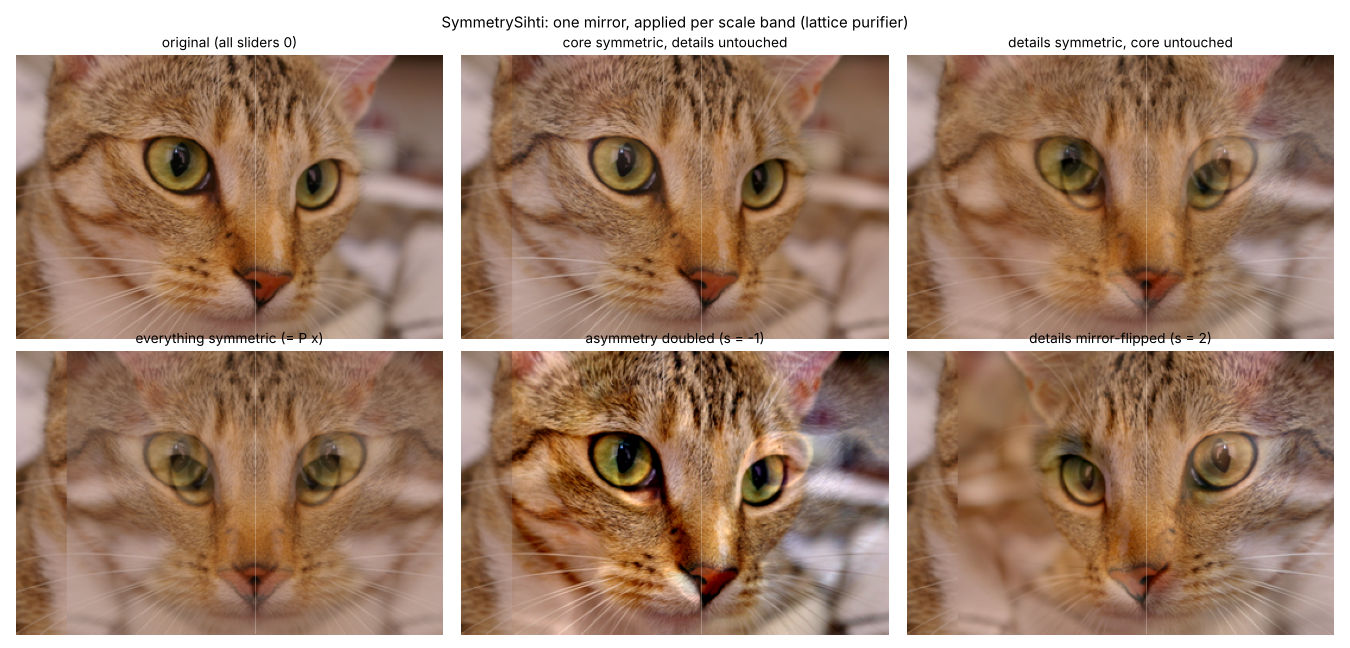
#> input picture figures/gallery_lattice.png, 1350 x 648 px; its folder holds only this picture in this run
$ python demo.py figures/gallery_lattice.png
#> lines starting #> are read from the running program, lines starting #| are printed output that depends on the picture
### symsihti/sieve.py
"""The Sihti sieve: purify an image step by step and keep everything that bleeds out.

x_0 = r_0 + r_1 + ... + r_{K-1} + core     (exact, for any purifier)

Two purifiers:
  'lattice' : heat flow on the plain pixel grid (Gaussian blur, sigma = sqrt(2 t)).
              Persistence = scale. Fast.
  'owneq'   : heat flow on the image's OWN colour-affinity graph (neighbours coupled
              by Lab similarity, weights fixed from the first frame of the call).
              Persistence = grouping: object layout survives in the core, texture /
              shading inside objects bleeds into the residues.
Both flows are symmetric and conserve mass, so every residue band has zero mean
per channel (up to boundary handling for 'lattice').
"""
import numpy as np
from scipy.ndimage import gaussian_filter


def octave_depths(dmax):
#> called with dmax = 64
    d, out = 1, [0]
    while d <= dmax:
        out.append(d); d *= 2
    return out


def _srgb_to_lab(rgb):
    c = np.clip(rgb, 0, 1)
    lin = np.where(c <= 0.04045, c / 12.92, ((c + 0.055) / 1.055) ** 2.4)
    M = np.array([[0.4124, 0.3576, 0.1805], [0.2126, 0.7152, 0.0722], [0.0193, 0.1192, 0.9505]])
    xyz = lin @ M.T / np.array([0.95047, 1.0, 1.08883])
    f = np.where(xyz > 0.008856, np.cbrt(xyz), 7.787 * xyz + 16 / 116)
    L = 116 * f[..., 1] - 16
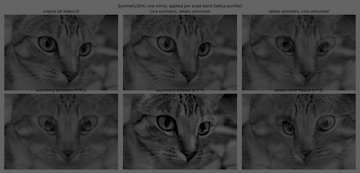
#> L: shape (173, 360) float64; min 0, max 100, mean 57.6
    a = 500 * (f[..., 0] - f[..., 1]); b = 200 * (f[..., 1] - f[..., 2])
#> after `b = 200 * (f[..., 1] - f[..., 2])`:
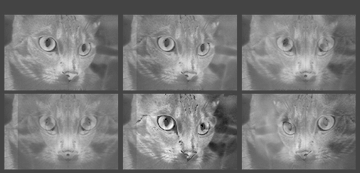
#> b: shape (173, 360) float64; min -20.46, max 55.57, mean 16.1; drawn with min black and max white
    return np.stack([L, a, b], -1)
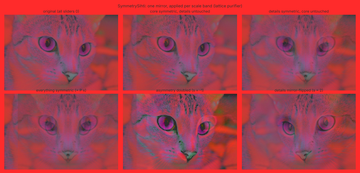
#> returned value: shape (173, 360, 3) float64; mean of channels 0, 1, 2 57.6, 9.5, 16.1; drawn with min black and max white


def owneq_weights(x, sigma=12.0):
    """Edge weights of the image's own colour graph. wx couples (i,j)-(i,j+1); wy couples (i,j)-(i+1,j)."""
    lab = _srgb_to_lab(x if x.ndim == 3 else np.repeat(x[..., None], 3, -1))
    wx = np.exp(-((lab[:, 1:] - lab[:, :-1]) ** 2).sum(-1) / sigma ** 2)
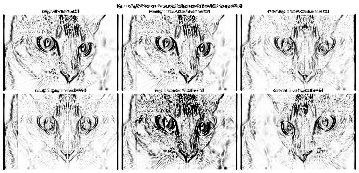
#> wx: shape (173, 359) float64; min 4.31e-25, max 1, mean 0.826
    wy = np.exp(-((lab[1:] - lab[:-1]) ** 2).sum(-1) / sigma ** 2)
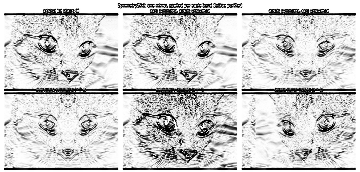
#> wy: shape (172, 360) float64; min 1.78e-18, max 1, mean 0.802
    return wx, wy


def _owneq_step(x, wx, wy, tau=0.24):
    """One explicit heat step on the weighted 4-neighbour graph (zero flux at the border).
    Weights are symmetric, so total mass is conserved exactly; tau<=0.25 keeps it stable."""
    fx = (x[:, 1:] - x[:, :-1]) * (wx[..., None] if x.ndim == 3 else wx)
    fy = (x[1:] - x[:-1]) * (wy[..., None] if x.ndim == 3 else wy)
    d = np.zeros_like(x)
    d[:, :-1] += fx; d[:, 1:] -= fx
    d[:-1] += fy; d[1:] -= fy
    return x + tau * d


def sieve(x, purifier='lattice', dmax=64, sigma=12.0):
    """Return (bands, depths). bands = [r_0, ..., r_{K-1}, core], fine to coarse."""
    x = np.asarray(x, dtype=np.float64)
    depths = octave_depths(dmax)
    snaps = []
    if purifier == 'lattice':
        for d in depths:
            if d == 0: snaps.append(x.copy()); continue
            s = np.sqrt(2.0 * d)
            snaps.append(gaussian_filter(x, sigma=(s, s, 0) if x.ndim == 3 else s, mode='reflect'))
    elif purifier == 'owneq':
        wx, wy = owneq_weights(x, sigma)
        cur, t = x.copy(), 0
#> t = 0
        for d in depths:
            while t < d:
                cur = _owneq_step(cur, wx, wy); t += 1
            snaps.append(cur.copy())
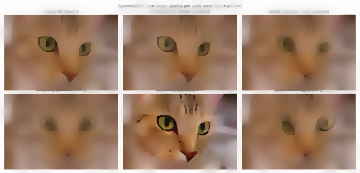
#> cur: shape (173, 360, 3) float64; mean of channels 0, 1, 2 0.643, 0.525, 0.445; drawn as R, G, B
#> after the loop, snaps = 8 items; t = 64
    else:
        raise ValueError(purifier)
    bands = [snaps[k] - snaps[k + 1] for k in range(len(snaps) - 1)] + [snaps[-1]]
#> bands = 8 items
    return bands, depths


def reconstruct(bands):
    out = np.zeros_like(bands[0])
    for b in bands: out = out + b
    return out

### demo.py
"""Render a gallery of scale-selective symmetry effects to figures/ (no webcam needed).
usage: python demo.py [image_path] [--center CY CX] [--purifier owneq|lattice]"""
import sys, time, numpy as np
from PIL import Image
from symsihti import sieve, render, reconstruct

def load(path=None, width=360):
    if path: im = Image.open(path).convert('RGB')
    else:
        try:
            from skimage import data; im = Image.fromarray(data.chelsea())
        except Exception:
            im = Image.fromarray(synthetic())
    h = int(round(im.height * width / im.width)); return np.asarray(im.resize((width, h), Image.LANCZOS)) / 255.0

def synthetic(h=240, w=360):
    y, x = np.mgrid[0:h, 0:w] / h; img = np.zeros((h, w, 3))
    img[:] = [0.25, 0.35, 0.55]; img[y > 0.7] = [0.3, 0.5, 0.25]
    disk = (x - 0.6) ** 2 + (y - 0.45) ** 2 < 0.06; img[disk] = [0.85, 0.6, 0.3]
    img[disk] += 0.15 * np.sin(40 * x + 25 * y)[disk][:, None]
    sq = (abs(x - 1.15) < 0.18) & (abs(y - 0.55) < 0.25); img[sq] = [0.7, 0.2, 0.25]
    return (np.clip(img + 0.03 * np.random.default_rng(0).standard_normal(img.shape), 0, 1) * 255).astype(np.uint8)

if __name__ == '__main__':
    args = sys.argv[1:]; path = args[0] if args and not args[0].startswith('--') else None
    center = None; pur = 'owneq'
    if '--center' in args: i = args.index('--center'); center = (float(args[i + 1]), float(args[i + 2]))
    if '--purifier' in args: pur = args[args.index('--purifier') + 1]
    x = load(path); t = time.time(); bands, depths = sieve(x, pur, 64); dt = time.time() - t
#> after `bands, depths = sieve(x, pur, 64)`: bands = 8 items; depths = [0, 1, 2, 4, 8, 16, 32, 64]
    K = len(bands); M = 'mirror L|R'
#> after `K = len(bands)`: K = 8
    print(f'image {x.shape}, purifier {pur}, {K} bands (depths {depths}), sieve {dt:.2f}s, '
          f'reconstruction error {np.abs(reconstruct(bands) - x).max():.1e}')
#> the loop in reconstruct, `for b in bands: out = out + b` made 8 passes
#> pass 2, in reconstruct, `for b in bands: out = out + b`:
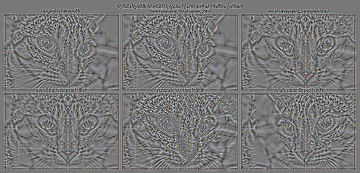
#> out: shape (173, 360, 3) float64; mean of channels 0, 1, 2 -1.48e-19, 9.14e-19, 5.97e-19; drawn with min black and max white
#| image (173, 360, 3), purifier owneq, 8 bands (depths [0, 1, 2, 4, 8, 16, 32, 64]), sieve 0.22s, reconstruction error 5.6e-17
    fine = range(0, K - 3)          # detail bands
    recipes = {
        'original (all sliders 0)': [],
        'core symmetric, details untouched': [('none', 0)] * (K - 1) + [(M, 1)],
        'details symmetric, core untouched': [(M, 1) if k in fine else ('none', 0) for k in range(K)],
        'everything symmetric (= P x)': [(M, 1)] * K,
        'asymmetry doubled (s = -1)': [(M, -1)] * K,
        'details mirror-flipped (s = 2)': [(M, 2) if k in fine else ('none', 0) for k in range(K)],
    }
    tiles = []
    for name, st in recipes.items():
#> (the run stopped early here; a loop or call above may not have finished)
